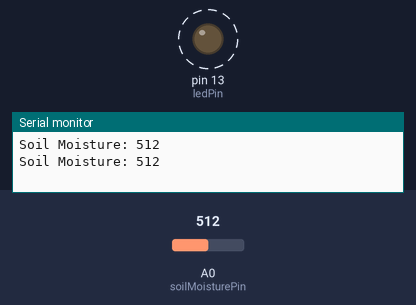
A sketch run on a simulated Arduino Uno, built with avr-gcc and run on an emulated ATmega328P. On the bench: output pins drawn as LEDs (lit = HIGH), the last lines printed to the serial monitor. Dashed ring = blinking. The inputs (shaded band) are chosen by the test bench; at power-on: A0 (soilMoisturePin) = 512.

Above: at 2.8 s.
2.9 s: A0 (soilMoisturePin) set to 484
At 4.0 s:
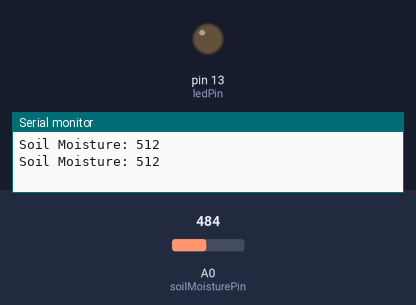
5.6 s: A0 (soilMoisturePin) set to 510
At 6.4 s:
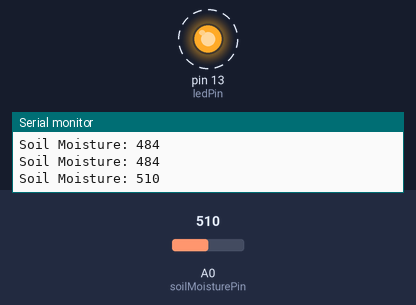
11.6 s: A0 (soilMoisturePin) set to 490
At 12.6 s:
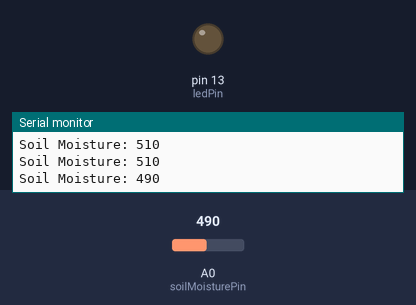
14.3 s: A0 (soilMoisturePin) set to 511
At 15.8 s:
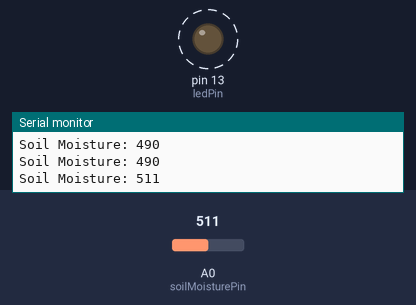
Timing chart, 0 to 21.3 s (numbered marks = the images above; inputs shaded):
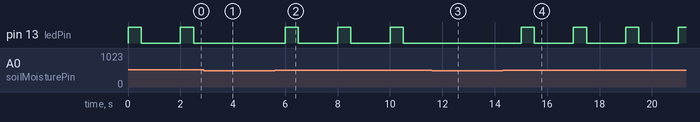

The sketch:

sketch_jan31a.ino
```cpp
const int soilMoisturePin = A0;
const int ledPin = 13;
const int moistureThreshold = 500;

void setup() {
  Serial.begin(9600);
  pinMode(ledPin, OUTPUT);
}

void loop() {
  int soilMoisture = analogRead(soilMoisturePin);
  Serial.print("Soil Moisture: ");
  Serial.println(soilMoisture);

  if (soilMoisture > moistureThreshold) {
    digitalWrite(ledPin, HIGH);
    delay(500);
    digitalWrite(ledPin, LOW);
    delay(500);
  } else {
    digitalWrite(ledPin, LOW);
  }

  delay(1000);
}
```

Measured:
- the behaviour switches between 501 and 500 on A0 (soilMoisturePin) (found by bisection; images 0 and 1)
- after the input at 2.9 s, pin 13 (ledPin): stays LOW (without the input it goes to HIGH after 1.1 s)
- after the input at 5.6 s, pin 13 (ledPin): alternates HIGH for 0.50 s and LOW for 1.5 s, starting after 0.40 s
- after the input at 11.6 s, pin 13 (ledPin): stays LOW (without the input it goes to HIGH after 0.40 s)
- after the input at 14.3 s, pin 13 (ledPin): alternates HIGH for 0.50 s and LOW for 1.5 s, starting after 0.70 s
- by itself, pin 13 (ledPin): alternates HIGH for 0.50 s and LOW for 1.5 s
